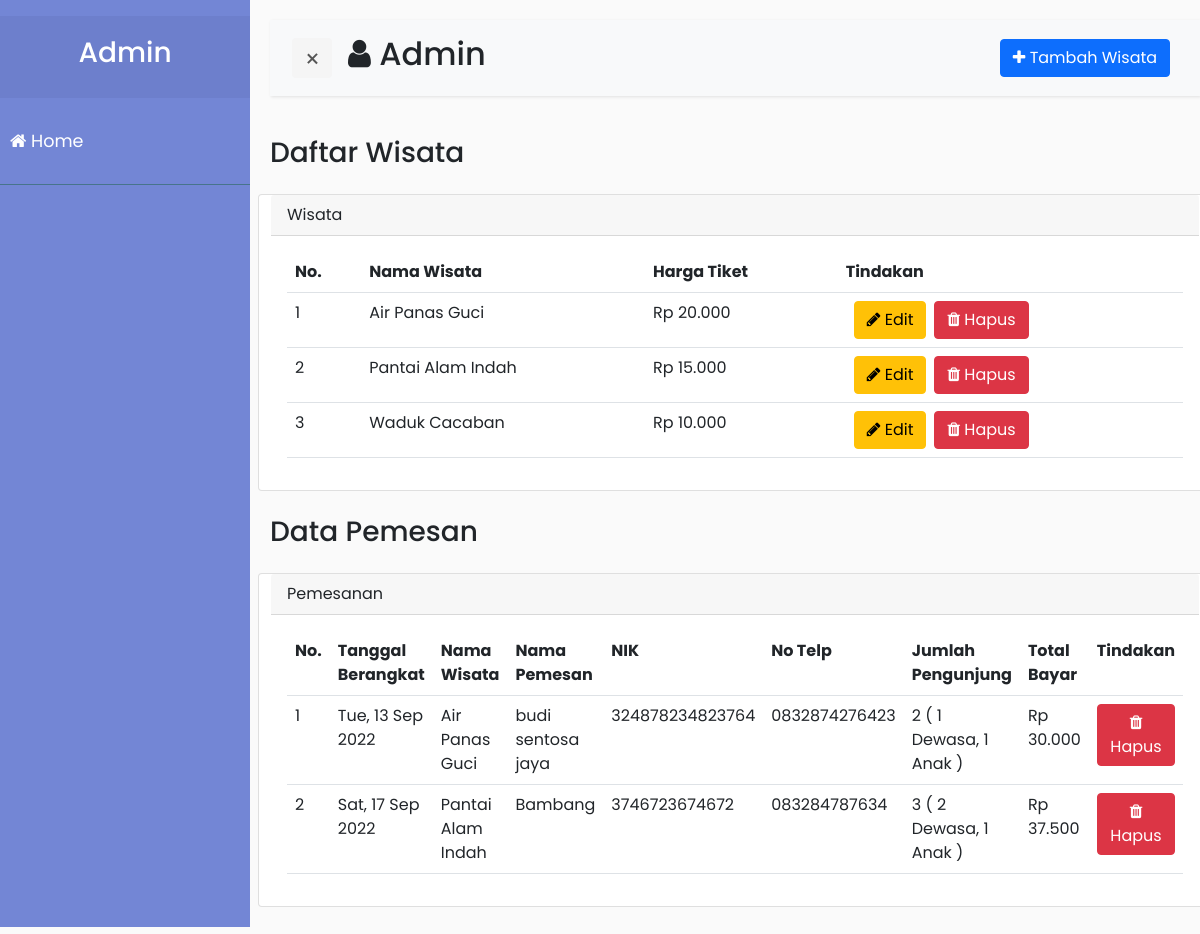
The app's page /admin.php with its own data.
### tables this page shows
CREATE TABLE `wisata` (
  `wisata_id` int(11) NOT NULL,
  `nama_wisata` varchar(255) DEFAULT NULL,
  `deskripsi` text DEFAULT NULL,
  `harga` int(6) DEFAULT NULL,
  `visitors` int(10) NOT NULL DEFAULT 0,
  `gambar` varchar(255) DEFAULT NULL,
  `youtube` varchar(255) DEFAULT NULL
);

CREATE TABLE `pesanan` (
  `pesanan_id` int(11) NOT NULL,
  `nama_lengkap` varchar(255) DEFAULT NULL,
  `nik` varchar(16) DEFAULT NULL,
  `nohp` varchar(14) DEFAULT NULL,
  `wisata_id` int(10) DEFAULT NULL,
  `tanggal` date DEFAULT NULL,
  `dewasa` int(10) DEFAULT NULL,
  `anak` int(10) DEFAULT NULL,
  `total` int(10) DEFAULT NULL
);

### models/Wisata.php (called while the page is built, shortened)
<?php
require_once __DIR__.'/../connection.php';
class Wisata {
    protected $table = 'wisata';
    public function showAll() {
        global $conn;
        $query = "SELECT * FROM $this->table";
        return $conn->query($query);
    }
}

### config.php (called while the page is built)
<?php
function rupiah($value){
	$converted = "Rp " . number_format($value,0,',','.');
	return $converted;
}

### models/Pesanan.php (called while the page is built, shortened)
<?php
require_once __DIR__.'/../connection.php';
class Pesanan {
    protected $table = 'pesanan';
    public function showAll() {
        global $conn;
        $query = "SELECT * FROM $this->table
        LEFT JOIN wisata ON pesanan.wisata_id = wisata.wisata_id
        ";
        return $conn->query($query);
    }
}

### admin.php (the view, shortened to what this page needs)
<?php
    require __DIR__.'/connection.php';
    require __DIR__.'/config.php';
    include_once __DIR__.'/models/Wisata.php';
    include_once __DIR__.'/models/Pesanan.php';
    $wisata = new Wisata;
    $pesanan = new Pesanan;
?>
<!DOCTYPE html>
<html>
<head>
    <link rel="stylesheet" href="https://maxcdn.bootstrapcdn.com/font-awesome/4.5.0/css/font-awesome.min.css" />
    <link rel="stylesheet" href="https://cdn.jsdelivr.net/npm/boxicons@latest/css/boxicons.min.css">
    <link rel="stylesheet" href="https://cdn.jsdelivr.net/npm/bootstrap-icons@1.5.0/font/bootstrap-icons.css">
    <link href="https://cdn.jsdelivr.net/npm/bootstrap@5.0.2/dist/css/bootstrap.min.css" rel="stylesheet">
    <link rel="stylesheet" type="text/css" href="assets/css/bootstrap.min.css">
    <link rel="stylesheet" href="assets/css/style.css">
</head>
<body>
    <div class="wrapper">
        <nav id="sidebar">
            <div class="sidebar-header text-center mt-3">
                <h3>Admin</h3>
            </div>
            <ul class="list-unstyled components">
                <li><a href="index.php"><i class="fa fa-home fa-sm"></i> Home</a></li>
            </ul>
        </nav>
        <div id="content">
            <nav class="navbar navbar-expand-lg navbar-light bg-light">
                <div class="container-fluid">
                    <button type="button" id="sidebarCollapse" class="btn btn-danger navbar-btn">
                        <span></span>
                    </button>
                    <div class="collapse navbar-collapse" id="navbarNavAltMarkup">
                            <div class="navbar-nav ms-3">
                                <h2><i class="fa fa-user fa-md"></i> Admin</h2>
                            </div>
                            <div class="navbar-nav ms-auto">
                                <button class="btn btn-primary mx-2" data-bs-toggle="modal" data-bs-target="#exampleModal"><i class="fa fa-plus"></i> Tambah Wisata</button>
                            </div>
                    </div>
                </div>
            </nav>
            <div class="row">
                <div class="d-flex justify-content-between mb-3">
                    <h3>Daftar Wisata</h3>
                </div>
                <div class="card">
                    <div class="card-header">Wisata</div>
                    <div class="card-body">
                        <table class="table">
                            <tr>
                                <th>No.</th>
                                <th>Nama Wisata</th>
                                <th>Harga Tiket</th>
                                <th>Tindakan</th>
                            </tr>
                            <?php $i=1; foreach($wisata->showAll() as $item): ?>
                            <tr>
                                <td><?= $i++ ?></td>
                                <td><?= $item['nama_wisata'] ?></td>
                                <td><?= rupiah($item['harga']) ?></td>
                                <td>
                                    <div class="d-flex">
                                        <a href="editwisata.php?id=<?= $item['wisata_id'] ?>" class="btn btn-warning mx-2"> <i class="fa fa-pencil"></i> Edit</a>
                                        <form action="" method="POST">
                                            <button class="btn btn-danger" onClick="javascript: return confirm('Anda yakin ingin menghapusnya?');" type="submit" name="delete"><i class="fa fa-trash"></i> Hapus</button>
                                        </form>
                                    </div>
                                </td>
                            </tr>
                            <?php endforeach; ?>
                        </table>
                    </div>
                </div>
            </div>
            <div class="row mt-4">
                <div class="d-flex justify-content-between mb-3">
                    <h3>Data Pemesan</h3>
                </div>
                <div class="card">
                    <div class="card-header">Pemesanan</div>
                    <div class="card-body">
                        <table class="table">
                            <tr>
                                <th>No.</th>
                                <th>Tanggal Berangkat</th>
                                <th>Nama Wisata</th>
                                <th>Nama Pemesan</th>
                                <th>NIK</th>
                                <th>No Telp</th>
                                <th>Jumlah Pengunjung</th>
                                <th>Total Bayar</th>
                                <th>Tindakan</th>
                            </tr>
                            <?php $i=1; foreach($pesanan->showAll() as $item): ?>
                            <tr>
                                <td><?= $i++ ?></td>
                                <td><?= date('D, d M Y', strtotime($item['tanggal'])) ?></td>
                                <td><?= $item['nama_wisata'] ?></td>
                                <td><?= $item['nama_lengkap'] ?></td>
                                <td><?= $item['nik'] ?></td>
                                <td><?= $item['nohp'] ?></td>
                                <td><?= $item['anak']+$item['dewasa'] ?> ( <?= $item['dewasa'] ?> Dewasa, <?= $item['anak'] ?> Anak )</td>
                                <td ><?= rupiah($item['total']) ?></td>
                                <td>
                                    <form action="" method="POST">
                                        <button class="btn btn-danger" onClick="javascript: return confirm('Anda yakin ingin menghapusnya?');" type="submit" name="hapus"><i class="fa fa-trash"></i> Hapus</button>
                                    </form>
                                </td>
                            </tr>
                            <?php endforeach; ?>
                        </table>
                    </div>
                </div>
            </div>
        </div>
    </div>
    <div class="container py-4">
    </div>
</body>
</html>

### assets/css/style.css (style rules this page uses)
body { font-family: 'Poppins', sans-serif; background: #fafafa; }
a, a:hover, a:focus { color: inherit; text-decoration: none; transition: all 0.3s; }
.navbar { padding: 15px 10px; background: #fff; border: none; border-radius: 0; margin-bottom: 40px; box-shadow: 1px 1px 3px rgba(0, 0, 0, 0.1); }
.navbar-btn { box-shadow: none; outline: none !important; border: none; }
.wrapper { display: flex; width: 100%; align-items: stretch; perspective: 1500px; }
#sidebar { min-width: 250px; max-width: 250px; background: #7386D5; color: #fff; transition: all 0.6s cubic-bezier(0.945, 0.020, 0.270, 0.665); transform-origin: bottom left; }
#sidebar .sidebar-header { padding: 20px; background: #6d7fcc; }
#sidebar ul.components { padding: 20px 0; border-bottom: 1px solid #47748b; }
#sidebar ul li a { padding: 10px; font-size: 1.1em; display: block; }
#content { width: 100%; padding: 20px; min-height: 100vh; transition: all 0.3s; }
#sidebarCollapse { width: 40px; height: 40px; background: #f5f5f5; cursor: pointer; }
#sidebarCollapse span { width: 80%; height: 2px; margin: 0 auto; display: block; background: #555; transition: all 0.8s cubic-bezier(0.810, -0.330, 0.345, 1.375); transition-delay: 0.2s; }
#sidebarCollapse span:last-of-type { transform: rotate(-45deg) translate(1px, -1px); }

### records on screen
wisata: nama_wisata "Air Panas Guci", harga "Rp 20.000"
wisata: nama_wisata "Pantai Alam Indah", harga "Rp 15.000"
wisata: nama_wisata "Waduk Cacaban", harga "Rp 10.000"
pesanan: tanggal "Tue, 13 Sep 2022", wisata.nama_wisata "Air Panas Guci", nama_lengkap "budi sentosa jaya", nik "324878234823764", nohp "0832874276423", $item['anak']+$item['dewasa'] "2", dewasa "1", anak "1", total "Rp 30.000"
pesanan: tanggal "Sat, 17 Sep 2022", wisata.nama_wisata "Pantai Alam Indah", nama_lengkap "Bambang", nik "3746723674672", nohp "083284787634", $item['anak']+$item['dewasa'] "3", dewasa "2", anak "1", total "Rp 37.500"
